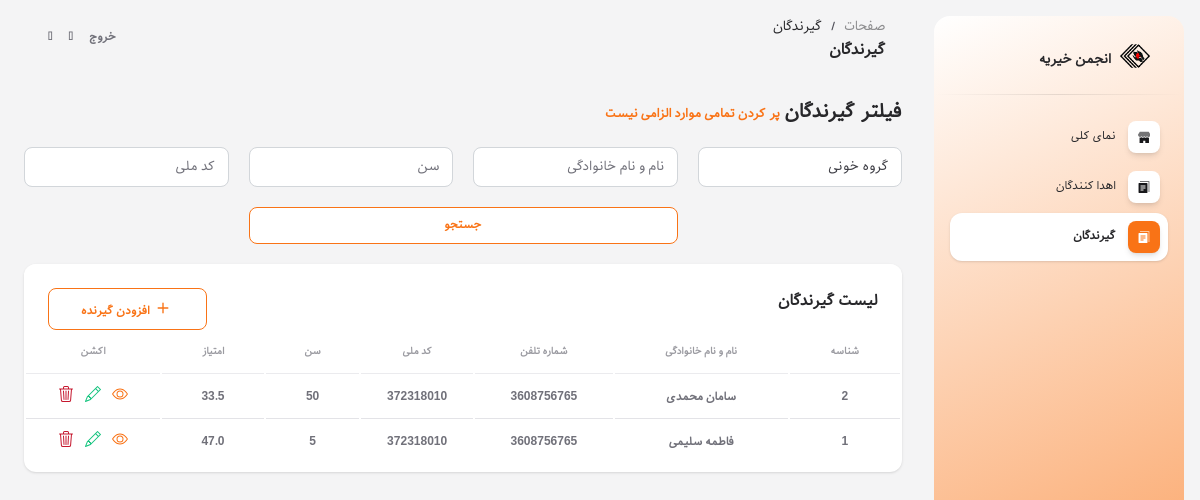
Page /recipients/ (signed in) on the committed database.
### referees/models.py (models this page shows, shortened)
class Recipient(models.Model):
    blood_group_choices = [
        ('A', 'A'),
        ('B', 'B'),
        ('AB', 'AB'),
        ('O', 'O'),
    ]
    previous_donation_candidate_choices = [
        ('yes', 'YES'),
        ('no', 'NO'),
    ]
    medical_urgency_choices = [
        ('1', 'no access'),
        ('2', 'cardiomyopathy'),
    ]
    cpra_choices = [
        ('1', '≥ 98%'),
        ('2', '95-97%'),
        ('3', 'desensitized'),
    ]
    first_name = models.CharField(verbose_name='نام', max_length=100)
    last_name = models.CharField(verbose_name='نام خانوادگی', max_length=100)
    national_code = models.IntegerField(verbose_name='کد ملی')
    phone_number = models.IntegerField(verbose_name='شماره تماس')
    age = models.IntegerField(verbose_name='سن')
    blood_group = models.CharField(verbose_name='گروه خونی', max_length=2, choices=blood_group_choices)
    waiting_list = models.IntegerField(help_text='by year')
    dialysis_duration = models.IntegerField(help_text='by year')
    previous_donation = models.CharField(max_length=3, choices=previous_donation_candidate_choices)
    medical_urgency = models.CharField(max_length=1, choices=medical_urgency_choices)
    candidate_for_2_kidney_TX = models.CharField(max_length=3, choices=previous_donation_candidate_choices)
    candidate_for_kidney_after_other_organ_TX = models.CharField(max_length=3, choices=previous_donation_candidate_choices)
    cpra = models.CharField(max_length=1, choices=cpra_choices)
    hla_matching_and_mismatch_score = models.IntegerField(verbose_name='HLA matching and mismatch score', default=0)
    point = models.FloatField(verbose_name='امتیاز')
    class Meta:
        verbose_name = 'گیرنده'
        verbose_name_plural = 'گیرندگان'

### referees/views.py (the view)
# urls.py: path('recipients/', RecipientListView.as_view(), name='recipient_list'),
class RecipientListView(LoginRequiredMixin, ListView):
    model = Recipient
    template_name = 'recipient_list.html'
    context_object_name = 'recipients'
    ordering = '-id'
    def get_queryset(self):
        queryset = super().get_queryset()
        search_query = self.request.GET.get('q')
        blood_group = self.request.GET.get('blood_group')
        national_code = self.request.GET.get('national_code')
        age = self.request.GET.get('age')
        if search_query:
            queryset = queryset.filter(
                Q(first_name__icontains=search_query) |
                Q(last_name__icontains=search_query)
            )
        if blood_group:
            queryset = queryset.filter(blood_group=blood_group)
        if national_code:
            queryset = queryset.filter(national_code=national_code)
        if age:
            queryset = queryset.filter(age=age)
        return queryset

### templates/recipient_list.html (shortened to what this page needs)
{% extends 'base.html' %}
{% load static %}
{% block page1 %}
گیرندگان
{% endblock %}
{% block page2 %}
گیرندگان
{% endblock %}
{% block contain %}
<div class="row">
    <div class="col-12">
        <h5>فیلتر گیرندگان <span style="font-size: small; color: #f97316;">پر کردن تمامی موارد الزامی نیست</span></h5>
        <form method="get" class="my-form">
            <select name="blood_group" class="form-control" title="گروه خونی">
                <option value="">گروه خونی</option>
            </select>
            <input title="نام و نام خانوادگی" type="text" name="q" class="form-control w-40" placeholder="نام و نام خانوادگی" style="width: 100% !important;"
                value="{{ request.GET.q }}">
            <input title="سن" type="number" name="age" class="form-control w-40" placeholder="سن" style="width: 100% !important;"
                value="{{ request.GET.age }}">
            <input title="کد ملی" type="number" name="national_code" class="form-control w-40" placeholder="کد ملی" style="width: 100% !important;"
                value="{{ request.GET.national_code }}">
            <button class="my-btn" style="background-color: #fff; border: 1px solid #f97316; border-radius: 0.5rem; color: #f97316; padding: 8px 32px; font-size: 0.75rem; font-weight: 700;">جستجو</button>
        </form>
    </div>
    <div class="col-12">
        <div class="card mb-4">
            <div class="card-header pb-0" style="display: flex; justify-content: space-between;">
                <h6>لیست گیرندگان</h6>
                <button
                    style="background-color: #fff; border: 1px solid #f97316; border-radius: 0.5rem; color: #f97316; padding: 8px 32px; font-size: 0.75rem; font-weight: 700;">
                    <svg xmlns="http://www.w3.org/2000/svg" width="22" height="22" fill="currentColor"
                        class="bi bi-plus" viewBox="0 0 16 16">
                        <path
                            d="M8 4a.5.5 0 0 1 .5.5v3h3a.5.5 0 0 1 0 1h-3v3a.5.5 0 0 1-1 0v-3h-3a.5.5 0 0 1 0-1h3v-3A.5.5 0 0 1 8 4" />
                    </svg>
                    <a href="{% url 'recipient_create' %}" style="color: #f97316;">افزودن گیرنده</a>
                </button>
            </div>
            <div class="card-body px-0 pt-0 pb-2">
                <div class="table-responsive p-0">
                    <table class="table align-items-center mb-0">
                        <thead>
                            <tr>
                                <th
                                    class="text-center text-uppercase text-secondary text-xxs font-weight-bolder opacity-7">
                                    شناسه</th>
                                <th
                                    class="text-center text-uppercase text-secondary text-xxs font-weight-bolder opacity-7">
                                    نام و نام خانوادگی</th>
                                <th
                                    class="text-center text-uppercase text-secondary text-xxs font-weight-bolder opacity-7">
                                    شماره تلفن</th>
                                <th
                                    class="text-center text-uppercase text-secondary text-xxs font-weight-bolder opacity-7">
                                    کد ملی</th>
                                <th
                                    class="text-center text-uppercase text-secondary text-xxs font-weight-bolder opacity-7">
                                    سن</th>
                                <th
                                    class="text-center text-uppercase text-secondary text-xxs font-weight-bolder opacity-7">
                                    امتیاز</th>
                                <th
                                    class="text-center text-uppercase text-secondary text-xxs font-weight-bolder opacity-7">
                                    اکشن</th>
                            </tr>
                        </thead>
                        <tbody>
                            {% if recipients %}
                            {% for recipient in recipients %}
                            <tr>
                                <td class="align-middle text-center">
                                    <span class="text-secondary text-xs font-weight-bold">{{ recipient.id }}</span>
                                </td>
                                <td class="align-middle text-center">
                                    <span class="text-secondary text-xs font-weight-bold">{{ recipient.first_name }} {{ recipient.last_name }}</span>
                                </td>
                                <td class="align-middle text-center">
                                    <span class="text-secondary text-xs font-weight-bold">{{ recipient.phone_number }}</span>
                                </td>
                                <td class="align-middle text-center">
                                    <span class="text-secondary text-xs font-weight-bold">{{ recipient.national_code }}</span>
                                </td>
                                <td class="align-middle text-center">
                                    <span class="text-secondary text-xs font-weight-bold">{{ recipient.age }}</span>
                                </td>
                                <td class="align-middle text-center">
                                    <span class="text-secondary text-xs font-weight-bold">{{ recipient.point }}</span>
                                </td>
                                <td class="align-middle text-center">
                                    <a href="{% url 'recipient_detail' recipient.id %}" title="جزئیات" style="padding: 0 4px;">
                                        <span class="text-secondary text-xs font-weight-bold">
                                        </span>
                                    </a>
                                    <a href="{% url 'recipient_update' recipient.id %}" title="ویرایش" style="padding: 0 4px;">
                                        <span class="text-secondary text-xs font-weight-bold">
                                        </span>
                                    </a>
                                    <a href="{% url 'recipient_delete' recipient.id %}" title="حذف" style="padding: 0 4px;">
                                        <span class="text-secondary text-xs font-weight-bold">
                                        </span>
                                    </a>
                                </td>
                            </tr>
                            {% endfor %}
                            {% else %}
                            <tr>
                                <td colspan="6" class="align-middle text-center">
                                    <span class="text-secondary text-xs font-weight-bold">موردی یافت نشد</span>
                                </td>
                            </tr>
                            {% endif %}
                        </tbody>
                    </table>
                </div>
            </div>
        </div>
    </div>
</div>
{% endblock %}

### rows in the picture
Recipient: id "2", first_name "سامان", last_name "محمدی", phone_number "3608756765", national_code "372318010", age "50", point "33.5"
Recipient: id "1", first_name "فاطمه", last_name "سلیمی", phone_number "3608756765", national_code "372318010", age "5", point "47.0"
